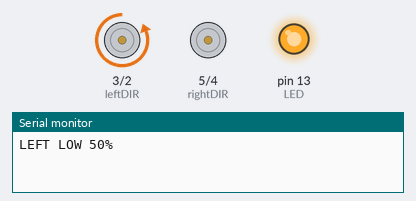
A sketch run on a simulated Arduino Uno, built with avr-gcc and run on an emulated ATmega328P. Shown: direction and speed pins drawn as motors (green arrow = direction pin HIGH = forward, orange = LOW = backward, longer = more drive), output pins drawn as LEDs (lit = HIGH), the last lines printed to the serial monitor.

Above: at 3.0 s.
At 9.0 s:
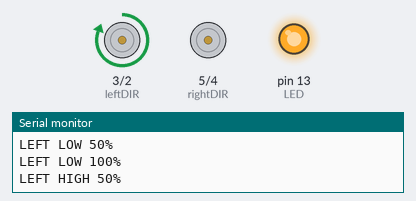
At 18.0 s:
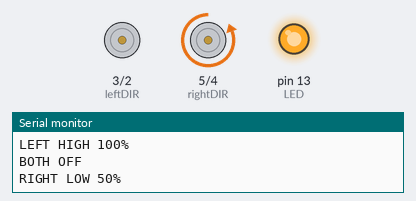
At 28.5 s:
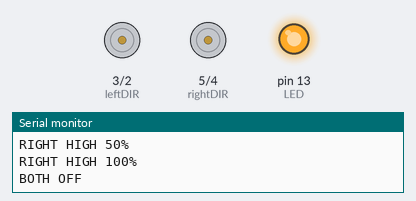
Timing chart, 0 to 39.0 s (numbered marks = the images above):
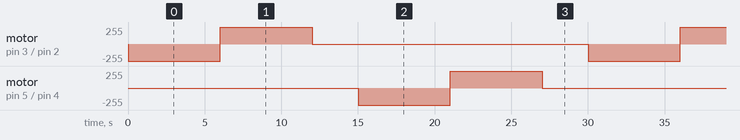

The sketch:

motor_pwm.ino
```cpp
// Drive the two motors forwards and backwards at different speeds
// motor driver - https://www.pololu.com/product/2960

int LED = 13; // there's always an LED on pin 13

// motor pins
int leftPWM = 2;
int leftDIR = 3;
int rightPWM = 4;
int rightDIR = 5;

void setup() {
  pinMode(LED, OUTPUT);
  digitalWrite(LED, HIGH); // turn on the LED so we know the teensy is on
  Serial.begin(9600);

  // set up the motor pins
  pinMode(leftPWM, OUTPUT);
  pinMode(leftDIR, OUTPUT);
  analogWrite(leftPWM, 0);
  digitalWrite(leftDIR, LOW);

  pinMode(rightPWM, OUTPUT);
  pinMode(rightDIR, OUTPUT);
  analogWrite(rightPWM, 0);
  digitalWrite(rightDIR, LOW);
}

void loop() {
  // note the direction of the motor depends on the DIR pin, the two motors are probably opposite
  analogWrite(leftPWM, 128);
  digitalWrite(leftDIR, LOW);
  Serial.println("LEFT LOW 50%");
  delay(3000);

  analogWrite(leftPWM, 255);
  digitalWrite(leftDIR, LOW);
  Serial.println("LEFT LOW 100%");
  delay(3000);

  analogWrite(leftPWM, 128);
  digitalWrite(leftDIR, HIGH);
  Serial.println("LEFT HIGH 50%");
  delay(3000);

  analogWrite(leftPWM, 255);
  digitalWrite(leftDIR, HIGH);
  Serial.println("LEFT HIGH 100%");
  delay(3000);

  analogWrite(leftPWM, 0);
  digitalWrite(leftDIR, LOW);
  Serial.println("BOTH OFF");
  delay(3000);

  analogWrite(rightPWM, 128);
  digitalWrite(rightDIR, LOW);
  Serial.println("RIGHT LOW 50%");
  delay(3000);

  analogWrite(rightPWM, 255);
  digitalWrite(rightDIR, LOW);
  Serial.println("RIGHT LOW 100%");
  delay(3000);

  analogWrite(rightPWM, 128);
  digitalWrite(rightDIR, HIGH);
  Serial.println("RIGHT HIGH 50%");
  delay(3000);

  analogWrite(rightPWM, 255);
  digitalWrite(rightDIR, HIGH);
  Serial.println("RIGHT HIGH 100%");
  delay(3000);

  analogWrite(rightPWM, 0);
  digitalWrite(rightDIR, LOW);
  Serial.println("BOTH OFF");
  delay(3000);

}
```

Measured:
- by itself, motor on pin 3 (leftDIR) / pin 2 (leftPWM), motor on pin 5 (rightDIR) / pin 4 (rightPWM): repeats every 30.0 s: forward 255/255 6.0 s, stopped 18.0 s, backward 255/255 6.0 s
